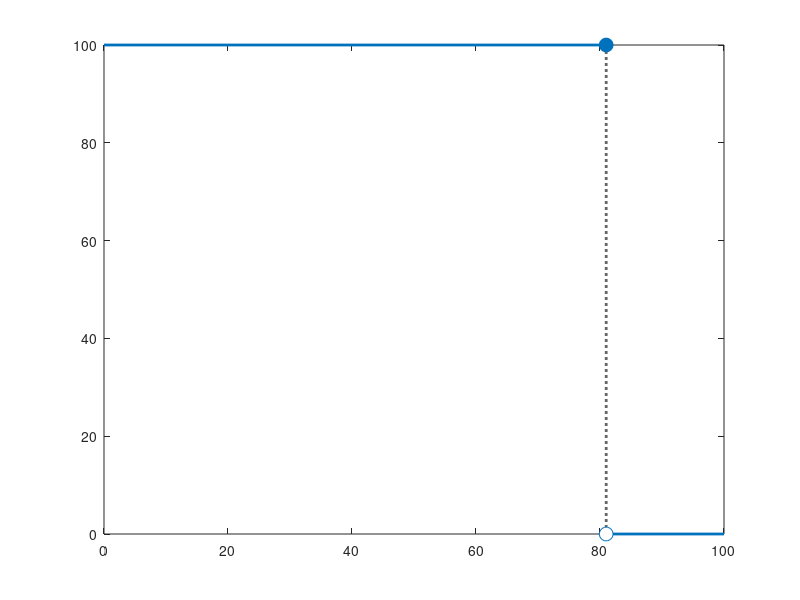

This figure's MATLAB source: (Note: this script raises an error after producing the figure.)
% Figure 5: PTV Dose-Volume Histograms

clear all; close all; clc;

% add data to path
currentFolder = pwd;
cd ..
addpath(genpath(pwd));
cd(currentFolder);

%% Idealized uniform PTV dose of 81 Gy

myLines = lines;

% Plot dvh
plot([81 81],[0 100],':','Color',[0.4 0.4 0.4],'LineWidth',2); hold on
plot([0 81],[100 100],'Color',myLines(1,:),'LineWidth',2);
plot([81 100],[0 0],'Color',myLines(1,:),'LineWidth',2)
plot(81,100,'o','MarkerEdgeColor',myLines(1,:),'MarkerFaceColor',myLines(1,:),'MarkerSize',10)
plot(81,0,'o','MarkerEdgeColor',myLines(1,:),'MarkerFaceColor',[1 1 1],'MarkerSize',10)

% Annotations
ax = gca;
ax.XLim = [0 100];
ax.YLim = [0 100];
ax.XTick = 0:20:100;
ax.YTick = 0:20:100;
ax.XTickLabel = {};
ax.YTickLabel = {};
ax.LineWidth = 2;
axis square

%% Initialization for uniform PTV dose of 81 Gy

% PTV - prostate
prostate.name = 'PTV_68';
prostate.terms = {struct('type','unif','dose',81,'weight',1)};

% Calculate beamlets
structs = {prostate};
prob = FluenceMapOpt(structs);
prob.plotDVHPaper(prob.x);
